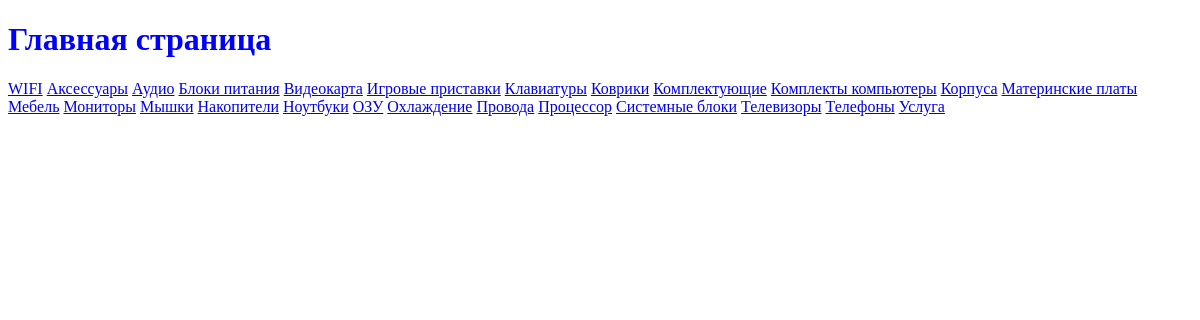
/, run on an earlier commit of the app's database.
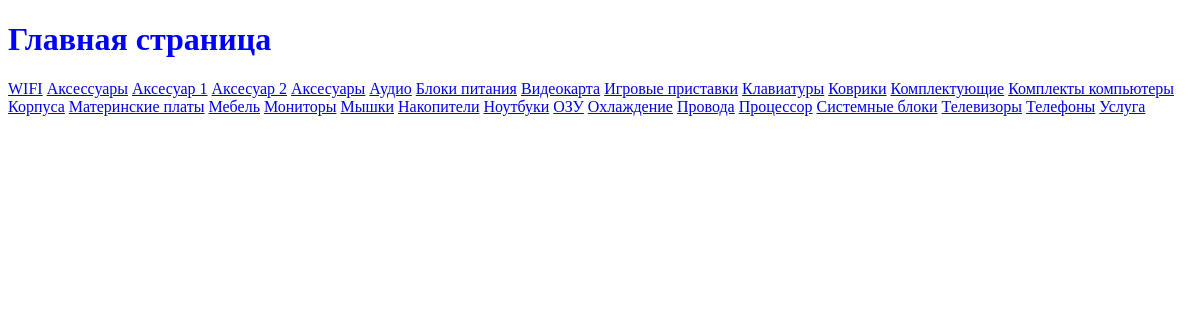
And on a later commit of the database.
### product/models.py (models this page shows, shortened)
class Category(MPTTModel):
    name = models.CharField("Названия",max_length=100)
    parent = TreeForeignKey("self", on_delete=models.CASCADE, null=True, blank=True, related_name="children")
    class MPTTMeta:
        order_insertion_by = ['name']
    class Meta:
        verbose_name = "категорию"
        verbose_name_plural = "Категории"
        ordering = ["name"]

### product/views.py (the view)
# urls.py: 2. Add a URL to urlpatterns:  path('', views.home, name='home')
def home(request):
    categories = Category.objects.all()
    return render(request, "homepage.html", {"categories": categories})

### templates/homepage.html
{% extends 'base.html' %}
{% load static %}
{% block body %}
    <h1>Главная страница</h1>
    {% for category in categories %}
        <a href="/products?category={{ category.id }}">{{category.name}}</a>
    {% endfor %}
{% endblock %}

### templates/base.html (shortened to what this page needs)
{% load static %}
<!DOCTYPE html>
<html lang="en">
<head>
    <link rel="stylesheet" href="{% static 'style.css' %}">
</head>
<body>
    {% block body %}
    {% endblock %}
</body>
</html>

### static/style.css (style rules this page uses)
body { color: blue; }

What changed in the data, as far as the page shows it:
added Category: name "Аксесуар 1"
added Category: name "Аксесуар 2"
added Category: name "Аксесуары"
